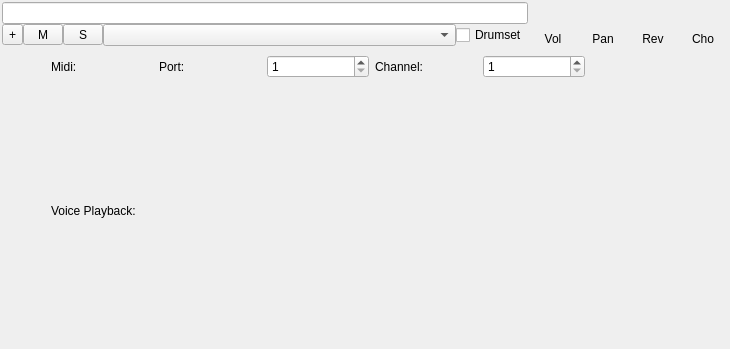
<?xml version="1.0" encoding="UTF-8"?>
<ui version="4.0">
 <class>PartEditBase</class>
 <widget class="QWidget" name="PartEditBase">
  <property name="enabled">
   <bool>true</bool>
  </property>
  <property name="geometry">
   <rect>
    <x>0</x>
    <y>0</y>
    <width>730</width>
    <height>349</height>
   </rect>
  </property>
  <property name="sizePolicy">
   <sizepolicy hsizetype="Preferred" vsizetype="Fixed">
    <horstretch>0</horstretch>
    <verstretch>0</verstretch>
   </sizepolicy>
  </property>
  <property name="minimumSize">
   <size>
    <width>0</width>
    <height>64</height>
   </size>
  </property>
  <property name="focusPolicy">
   <enum>Qt::ClickFocus</enum>
  </property>
  <property name="windowTitle">
   <string/>
  </property>
  <layout class="QVBoxLayout">
   <property name="spacing">
    <number>3</number>
   </property>
   <property name="leftMargin">
    <number>1</number>
   </property>
   <property name="topMargin">
    <number>1</number>
   </property>
   <property name="rightMargin">
    <number>1</number>
   </property>
   <property name="bottomMargin">
    <number>1</number>
   </property>
   <item>
    <layout class="QGridLayout">
     <property name="leftMargin">
      <number>1</number>
     </property>
     <property name="topMargin">
      <number>1</number>
     </property>
     <property name="rightMargin">
      <number>1</number>
     </property>
     <property name="bottomMargin">
      <number>1</number>
     </property>
     <property name="spacing">
      <number>0</number>
     </property>
     <item row="0" column="0">
      <widget class="QLineEdit" name="partName">
       <property name="toolTip">
        <string>Part name</string>
       </property>
       <property name="accessibleName">
        <string>Part Name</string>
       </property>
       <property name="readOnly">
        <bool>true</bool>
       </property>
      </widget>
     </item>
     <item row="2" column="0" colspan="2">
      <widget class="QWidget" name="details" native="true">
       <property name="minimumSize">
        <size>
         <width>0</width>
         <height>96</height>
        </size>
       </property>
       <layout class="QGridLayout" name="gridLayout2">
        <item row="0" column="1">
         <widget class="QLabel" name="label_2">
          <property name="text">
           <string>Midi:  </string>
          </property>
         </widget>
        </item>
        <item row="0" column="2">
         <widget class="QLabel" name="portLabel">
          <property name="text">
           <string>Port:</string>
          </property>
         </widget>
        </item>
        <item row="1" column="1">
         <widget class="QLabel" name="label_6">
          <property name="text">
           <string>Voice Playback:</string>
          </property>
         </widget>
        </item>
        <item row="0" column="4">
         <widget class="QLabel" name="channelLabel">
          <property name="text">
           <string>Channel:</string>
          </property>
         </widget>
        </item>
        <item row="0" column="3">
         <widget class="QSpinBox" name="portSpinBox">
          <property name="minimum">
           <number>1</number>
          </property>
         </widget>
        </item>
        <item row="0" column="5">
         <widget class="QSpinBox" name="channelSpinBox">
          <property name="minimum">
           <number>1</number>
          </property>
          <property name="maximum">
           <number>17</number>
          </property>
         </widget>
        </item>
        <item row="1" column="2" colspan="4">
         <layout class="QHBoxLayout" name="voiceButtonBox"/>
        </item>
        <item row="0" column="6">
         <spacer name="horizontalSpacer">
          <property name="orientation">
           <enum>Qt::Horizontal</enum>
          </property>
          <property name="sizeType">
           <enum>QSizePolicy::Fixed</enum>
          </property>
          <property name="sizeHint" stdset="0">
           <size>
            <width>134</width>
            <height>20</height>
           </size>
          </property>
         </spacer>
        </item>
        <item row="0" column="0">
         <spacer name="horizontalSpacer_2">
          <property name="orientation">
           <enum>Qt::Horizontal</enum>
          </property>
          <property name="sizeType">
           <enum>QSizePolicy::Fixed</enum>
          </property>
          <property name="sizeHint" stdset="0">
           <size>
            <width>40</width>
            <height>20</height>
           </size>
          </property>
         </spacer>
        </item>
       </layout>
      </widget>
     </item>
     <item row="0" column="1" rowspan="2">
      <layout class="QGridLayout">
       <property name="sizeConstraint">
        <enum>QLayout::SetFixedSize</enum>
       </property>
       <property name="spacing">
        <number>0</number>
       </property>
       <item row="0" column="0">
        <widget class="Awl::Knob" name="volume" native="true">
         <property name="sizePolicy">
          <sizepolicy hsizetype="Fixed" vsizetype="Ignored">
           <horstretch>0</horstretch>
           <verstretch>0</verstretch>
          </sizepolicy>
         </property>
         <property name="minimumSize">
          <size>
           <width>50</width>
           <height>0</height>
          </size>
         </property>
         <property name="maximumSize">
          <size>
           <width>50</width>
           <height>16777215</height>
          </size>
         </property>
         <property name="focusPolicy">
          <enum>Qt::TabFocus</enum>
         </property>
         <property name="toolTip">
          <string>Volume</string>
         </property>
         <property name="accessibleName">
          <string>Volume</string>
         </property>
         <property name="accessibleDescription">
          <string>Use arrows to modify</string>
         </property>
         <property name="invertedAppearance" stdset="0">
          <bool>false</bool>
         </property>
         <property name="scaleWidth" stdset="0">
          <number>5</number>
         </property>
         <property name="scaleValueColor" stdset="0">
          <color>
           <red>238</red>
           <green>80</green>
           <blue>54</blue>
          </color>
         </property>
         <property name="maxValue" stdset="0">
          <double>127.000000000000000</double>
         </property>
         <property name="lineStep" stdset="0">
          <double>1.000000000000000</double>
         </property>
         <property name="pageStep" stdset="0">
          <double>10.000000000000000</double>
         </property>
        </widget>
       </item>
       <item row="0" column="1">
        <widget class="Awl::MidiPanKnob" name="pan" native="true">
         <property name="sizePolicy">
          <sizepolicy hsizetype="Fixed" vsizetype="Ignored">
           <horstretch>0</horstretch>
           <verstretch>0</verstretch>
          </sizepolicy>
         </property>
         <property name="minimumSize">
          <size>
           <width>50</width>
           <height>0</height>
          </size>
         </property>
         <property name="maximumSize">
          <size>
           <width>50</width>
           <height>16777215</height>
          </size>
         </property>
         <property name="focusPolicy">
          <enum>Qt::TabFocus</enum>
         </property>
         <property name="toolTip">
          <string>Panorama position</string>
         </property>
         <property name="accessibleName">
          <string>Panorama position</string>
         </property>
         <property name="accessibleDescription">
          <string>Use arrows to modify</string>
         </property>
         <property name="scaleWidth" stdset="0">
          <number>5</number>
         </property>
        </widget>
       </item>
       <item row="0" column="2">
        <widget class="Awl::Knob" name="reverb" native="true">
         <property name="sizePolicy">
          <sizepolicy hsizetype="Fixed" vsizetype="Ignored">
           <horstretch>0</horstretch>
           <verstretch>0</verstretch>
          </sizepolicy>
         </property>
         <property name="minimumSize">
          <size>
           <width>50</width>
           <height>0</height>
          </size>
         </property>
         <property name="maximumSize">
          <size>
           <width>50</width>
           <height>16777215</height>
          </size>
         </property>
         <property name="focusPolicy">
          <enum>Qt::TabFocus</enum>
         </property>
         <property name="toolTip">
          <string>Reverb</string>
         </property>
         <property name="accessibleName">
          <string>Reverb</string>
         </property>
         <property name="accessibleDescription">
          <string>Use arrows to modify</string>
         </property>
         <property name="scaleWidth" stdset="0">
          <number>5</number>
         </property>
         <property name="maxValue" stdset="0">
          <double>127.000000000000000</double>
         </property>
         <property name="lineStep" stdset="0">
          <double>1.000000000000000</double>
         </property>
         <property name="pageStep" stdset="0">
          <double>10.000000000000000</double>
         </property>
        </widget>
       </item>
       <item row="0" column="3">
        <widget class="Awl::Knob" name="chorus" native="true">
         <property name="sizePolicy">
          <sizepolicy hsizetype="Fixed" vsizetype="Ignored">
           <horstretch>0</horstretch>
           <verstretch>0</verstretch>
          </sizepolicy>
         </property>
         <property name="minimumSize">
          <size>
           <width>50</width>
           <height>0</height>
          </size>
         </property>
         <property name="maximumSize">
          <size>
           <width>50</width>
           <height>16777215</height>
          </size>
         </property>
         <property name="focusPolicy">
          <enum>Qt::TabFocus</enum>
         </property>
         <property name="toolTip">
          <string>Chorus</string>
         </property>
         <property name="accessibleName">
          <string>Chorus</string>
         </property>
         <property name="accessibleDescription">
          <string>Use arrows to modify</string>
         </property>
         <property name="scaleWidth" stdset="0">
          <number>5</number>
         </property>
         <property name="maxValue" stdset="0">
          <double>127.000000000000000</double>
         </property>
         <property name="lineStep" stdset="0">
          <double>1.000000000000000</double>
         </property>
         <property name="pageStep" stdset="0">
          <double>10.000000000000000</double>
         </property>
        </widget>
       </item>
       <item row="1" column="0">
        <widget class="QLabel" name="label">
         <property name="sizePolicy">
          <sizepolicy hsizetype="Expanding" vsizetype="Fixed">
           <horstretch>0</horstretch>
           <verstretch>0</verstretch>
          </sizepolicy>
         </property>
         <property name="minimumSize">
          <size>
           <width>50</width>
           <height>0</height>
          </size>
         </property>
         <property name="maximumSize">
          <size>
           <width>50</width>
           <height>16777215</height>
          </size>
         </property>
         <property name="text">
          <string>Vol</string>
         </property>
         <property name="alignment">
          <set>Qt::AlignCenter</set>
         </property>
        </widget>
       </item>
       <item row="1" column="1">
        <widget class="QLabel" name="label_3">
         <property name="sizePolicy">
          <sizepolicy hsizetype="Expanding" vsizetype="Fixed">
           <horstretch>0</horstretch>
           <verstretch>0</verstretch>
          </sizepolicy>
         </property>
         <property name="minimumSize">
          <size>
           <width>50</width>
           <height>0</height>
          </size>
         </property>
         <property name="maximumSize">
          <size>
           <width>50</width>
           <height>16777215</height>
          </size>
         </property>
         <property name="text">
          <string>Pan</string>
         </property>
         <property name="alignment">
          <set>Qt::AlignCenter</set>
         </property>
        </widget>
       </item>
       <item row="1" column="2">
        <widget class="QLabel" name="label_4">
         <property name="sizePolicy">
          <sizepolicy hsizetype="Expanding" vsizetype="Fixed">
           <horstretch>0</horstretch>
           <verstretch>0</verstretch>
          </sizepolicy>
         </property>
         <property name="minimumSize">
          <size>
           <width>50</width>
           <height>0</height>
          </size>
         </property>
         <property name="maximumSize">
          <size>
           <width>50</width>
           <height>16777215</height>
          </size>
         </property>
         <property name="text">
          <string>Rev</string>
         </property>
         <property name="alignment">
          <set>Qt::AlignCenter</set>
         </property>
        </widget>
       </item>
       <item row="1" column="3">
        <widget class="QLabel" name="label_5">
         <property name="sizePolicy">
          <sizepolicy hsizetype="Expanding" vsizetype="Fixed">
           <horstretch>0</horstretch>
           <verstretch>0</verstretch>
          </sizepolicy>
         </property>
         <property name="minimumSize">
          <size>
           <width>50</width>
           <height>0</height>
          </size>
         </property>
         <property name="maximumSize">
          <size>
           <width>50</width>
           <height>16777215</height>
          </size>
         </property>
         <property name="text">
          <string>Cho</string>
         </property>
         <property name="alignment">
          <set>Qt::AlignCenter</set>
         </property>
        </widget>
       </item>
      </layout>
     </item>
     <item row="1" column="0">
      <layout class="QHBoxLayout">
       <item>
        <widget class="QToolButton" name="expand">
         <property name="statusTip">
          <string>show details</string>
         </property>
         <property name="text">
          <string>+</string>
         </property>
         <property name="checkable">
          <bool>true</bool>
         </property>
        </widget>
       </item>
       <item>
        <widget class="QToolButton" name="mute">
         <property name="sizePolicy">
          <sizepolicy hsizetype="Fixed" vsizetype="Fixed">
           <horstretch>0</horstretch>
           <verstretch>0</verstretch>
          </sizepolicy>
         </property>
         <property name="minimumSize">
          <size>
           <width>40</width>
           <height>0</height>
          </size>
         </property>
         <property name="toolTip">
          <string>mute</string>
         </property>
         <property name="accessibleName">
          <string>Mute</string>
         </property>
         <property name="text">
          <string>M</string>
         </property>
         <property name="checkable">
          <bool>true</bool>
         </property>
        </widget>
       </item>
       <item>
        <widget class="QToolButton" name="solo">
         <property name="sizePolicy">
          <sizepolicy hsizetype="Fixed" vsizetype="Fixed">
           <horstretch>0</horstretch>
           <verstretch>0</verstretch>
          </sizepolicy>
         </property>
         <property name="minimumSize">
          <size>
           <width>40</width>
           <height>0</height>
          </size>
         </property>
         <property name="toolTip">
          <string>solo</string>
         </property>
         <property name="accessibleName">
          <string>Solo</string>
         </property>
         <property name="text">
          <string>S</string>
         </property>
         <property name="checkable">
          <bool>true</bool>
         </property>
        </widget>
       </item>
       <item>
        <widget class="QComboBox" name="patch">
         <property name="sizePolicy">
          <sizepolicy hsizetype="Expanding" vsizetype="Fixed">
           <horstretch>0</horstretch>
           <verstretch>0</verstretch>
          </sizepolicy>
         </property>
         <property name="toolTip">
          <string>MIDI sound</string>
         </property>
         <property name="accessibleName">
          <string>Sound</string>
         </property>
        </widget>
       </item>
       <item>
        <widget class="QCheckBox" name="drumset">
         <property name="sizePolicy">
          <sizepolicy hsizetype="Fixed" vsizetype="Fixed">
           <horstretch>0</horstretch>
           <verstretch>0</verstretch>
          </sizepolicy>
         </property>
         <property name="text">
          <string>Drumset</string>
         </property>
        </widget>
       </item>
      </layout>
     </item>
    </layout>
   </item>
  </layout>
 </widget>
 <customwidgets>
  <customwidget>
   <class>Awl::Knob</class>
   <extends>QWidget</extends>
   <header>awl/knob.h</header>
  </customwidget>
  <customwidget>
   <class>Awl::MidiPanKnob</class>
   <extends>Awl::Knob</extends>
   <header>awl/midipanknob.h</header>
  </customwidget>
 </customwidgets>
 <tabstops>
  <tabstop>partName</tabstop>
  <tabstop>patch</tabstop>
  <tabstop>volume</tabstop>
  <tabstop>pan</tabstop>
  <tabstop>reverb</tabstop>
  <tabstop>chorus</tabstop>
 </tabstops>
 <resources/>
 <connections/>
</ui>
